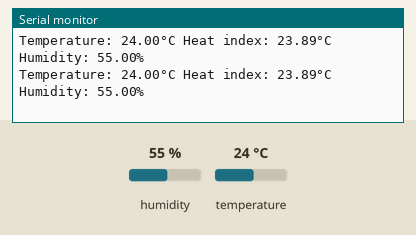
Simulated run of this sketch. Board: Arduino Uno, built with avr-gcc and run on an emulated ATmega328P. On the bench: the last lines printed to the serial monitor. The inputs (shaded band) are chosen by the test bench; at power-on: humidity 55 %, temperature 24 °C.

Above: at 4.8 s.
4.9 s: humidity set to 22 %
At 6.7 s:
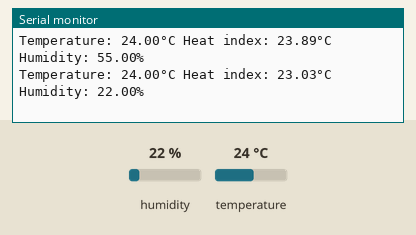
7.9 s: temperature set to 12 °C
At 8.5 s:
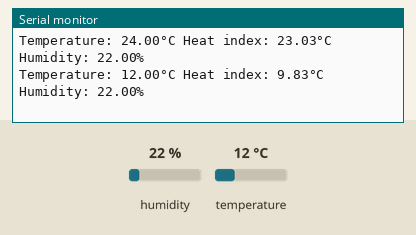
10.9 s: humidity set to 40 %
At 13.3 s:
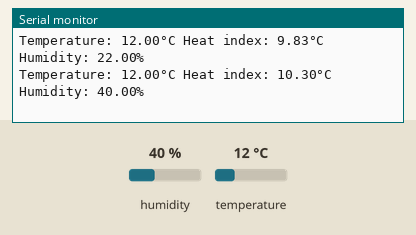
Timing chart, 0 to 14.8 s (numbered marks = the images above; inputs shaded):
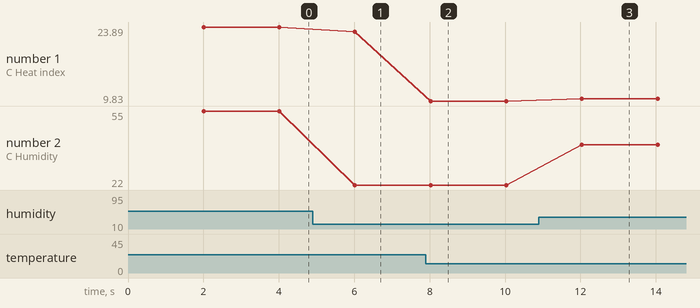

Measured:
- after the input at 4.9 s, the serial monitor: prints a new line after 1.1 s (image 1)
- after the input at 7.9 s, the serial monitor: prints a new line after 0.13 s (image 2)
- after the input at 10.9 s, the serial monitor: prints a new line after 1.1 s (image 3)
- plotted number 1: 23.89 → 23.03 after the input at 4.9 s, 23.03 → 9.83 after the input at 7.9 s, 9.83 → 10.3 after the input at 10.9 s
- plotted number 2: 55 → 22 after the input at 4.9 s, 22 → 40 after the input at 10.9 s

The sketch:

DHT_22.ino
```cpp
#include "DHT.h"

#define DHTPIN 2     // Digital pin connected to the DHT sensor
#define DHTTYPE DHT22   // DHT 22  (AM2302)

DHT dht(DHTPIN, DHTTYPE);

void setup() {
  Serial.begin(9600);

  dht.begin();
}

void loop() {
  // Wait a few seconds between measurements.
  delay(2000);

  // Read temperature as Celsius
  float t = dht.readTemperature();

  // Read humidity as %
  float h = dht.readHumidity();

  // Check if any reads failed and exit early (to try again).
  if (isnan(h) || isnan(t)) {
    Serial.println(F("Failed to read from DHT sensor!"));
    return;
  }

  // Compute heat index in Celsius
  float hic = dht.computeHeatIndex(t, h, false);

  Serial.print(F("Temperature: "));
  Serial.print(t);
  Serial.print(F("°C Heat index: "));
  Serial.print(hic);
  Serial.print(F("°C Humidity: "));
  Serial.print(h);
  Serial.println(F("%"));
}
```
